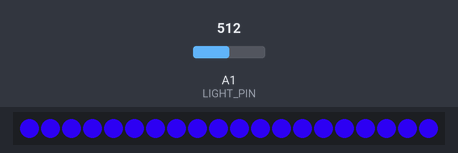
Recording of a sketch running on a simulated Arduino Uno, built with avr-gcc and run on an emulated ATmega328P. Parts: 20 RGB LEDs in strip order, left to right. The test bench sets the inputs (shaded band); at power-on: A1 (LIGHT_PIN) = 512. Dim RGB values are drawn brighter than linear; EEPROM starts erased.

Above: at 2.7 s.
2.8 s: A1 (LIGHT_PIN) set to 315
6.6 s: A1 (LIGHT_PIN) set to 289
At 7.5 s:
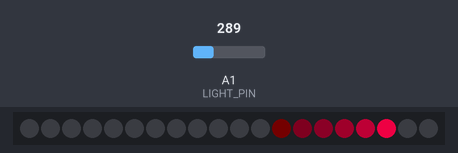
8.5 s: A1 (LIGHT_PIN) set to 306
At 9.5 s:
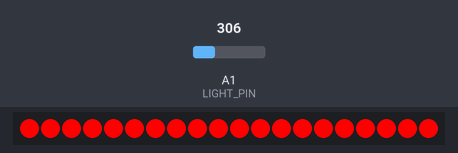
12.3 s: A1 (LIGHT_PIN) set to 122
At 13.1 s:
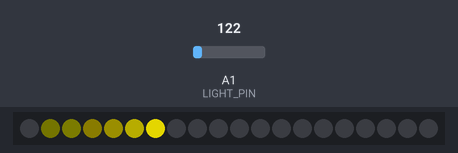
14.7 s: A1 (LIGHT_PIN) set to 511
At 15.2 s:
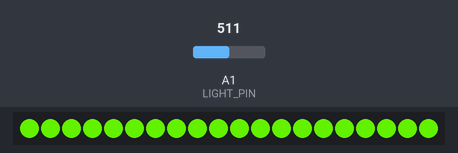
18.5 s: A1 (LIGHT_PIN) set to 0
At 19.2 s:
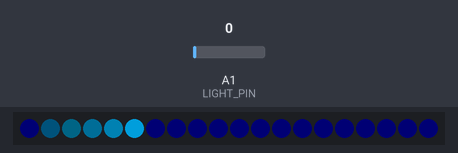

The sketch:

Shifter.ino
```cpp
/* Infinity Shifter Code
 *  Charles Baird
 */

#include <FastLED.h>
#include <Math.h>
#include <EEPROM.h>

// Number of LEDs in strip
#define NUM_LEDS 20

// Raw value limits for photoresistor
// To call changeColor()
//  rv exceeds LIGHTLIM
// Mapping values for raw values
// LOPHO - This and smaller
//  will map to LOBRI
// HIPHO - This and higher
//  will map to HIBRI
#define LIGHTLIM 300
#define LOPHO 20
#define HIPHO 150
#define LOBRI 25
#define HIBRI 255

// Data pin is middle pin on strip
// Clock pin for SPI chipsets only
#define DATA_PIN 7
// #define CLOCK_PIN 13

// Photoresistor analog pin
#define LIGHT_PIN 1

//  Array of leds
CRGB leds[NUM_LEDS];

/*
 * Settings contains the hue and drag
 *  of the colors.
 *
 *  hue is the first parameter of CHSV
 *  drag is [0-4], values increase in
 *    proportion to speed and how far
 *    from base hue the colors stretch
 *
 *  @hue: int value of hue
 *  @drag: [0-4] drag value
 */

struct Settings{
  int hue;
  int drag;
};

// Global Settings Object s
Settings s;

void setup() {
    delay( 1500 );

    // Add strip (GRB)
    FastLED.addLeds<WS2812B, DATA_PIN, GRB>(leds, NUM_LEDS);

    // Get Settings from address 0
    EEPROM.get(0, s);

    // If Settings are invalid, reset
    //  to default of (blue, low drag)
    if(s.hue < 0 || s.drag < 0 || s.hue > 255 || s.drag > 4) {
      s.hue = 135;
      s.drag = 0;

      EEPROM.put(0, s);
    }
}

// COME BACK AND CHANGE nscale to factor in drag
void fadeall() {for(int i = 0; i < NUM_LEDS; i++) { leds[i].nscale8(100 + s.drag * 25); }}

/*
 * changeColor runs when a light source is
 *  directly pointed at the photoresistor.
 *
 */
void changeColor(){
  // count keeps track of color changes
  // If count reaches dragChangeNum,
  //  drag value changes after delay
  //
  int count = 0;
  int dragChangeNum = 5;

  // Small bounce
  delay(100);

  // Run while light source is applied
  while(analogRead(LIGHT_PIN) > LIGHTLIM){
    // Cycle through hues
    if(count < dragChangeNum){
      s.hue = (s.hue + 20) % 255;
    }

    // Configure with new hue
    for(int i = 0; i < NUM_LEDS; i++){
      leds[i] = CHSV(s.hue, 255, 255);
    }

    // Blackout to indicate
    // no changes (hue adjusted later)
    // to Settings
    if(count == dragChangeNum){
      for(int j = 0; j < NUM_LEDS; j++){
        leds[j] = CRGB::Black;
      }
    }

    // As drag value increases,
    // lights will brighten
    // Drag will change by one and
    // hue will be adjusted back
    if(count > dragChangeNum){

      s.drag = (s.drag + 1) % 5;
      for(int k = 0; k < NUM_LEDS; k++){
        leds[k] = CHSV(s.hue, 255, 127 + s.drag * 32);
      }
    }

    // Show changed settings
    FastLED.show();
    delay(1000);

    count++;
  }

  // If the drag changes, change
  // the hue back to original
  if(count > dragChangeNum){
    s.hue = (s.hue + 155) % 255;
  }
  // Write changed Settings
  // object to address 0
  EEPROM.put(0, s);
}

void loop() {
    // Control from photoresistor analog input
    uint8_t BRT = map(constrain(analogRead(LIGHT_PIN),
      LOPHO, HIPHO), LOPHO, HIPHO, LOBRI, HIBRI);

    // If external light is applied to sensor,
    // start changeColor
    if(analogRead(LIGHT_PIN) > LIGHTLIM) {
      changeColor();
    }

    // Go halfway out, making the colors warmer
    // by the drag amount with each step
    // and then come back
    for(int i = 0; i < NUM_LEDS; i++){
      if(i < NUM_LEDS / 2) {
        leds[i] = CHSV(s.hue = (s.hue - s.drag) % 255, 255, BRT);
      }
      if(i >= NUM_LEDS / 2) {
        leds[i] = CHSV(s.hue = (s.hue + s.drag) % 255, 255, BRT);
      }

      FastLED.show();

      fadeall();

      // Slower speeds will have smaller tails
      delay(50 - (s.drag * 10));
    }
}
```

Measured:
- the behaviour switches between 301 and 300 on A1 (LIGHT_PIN) (found by bisection; images 0 and 1)
- what the display in image 4 shows lasts 1.0 s, from 14.9 s to 15.9 s
